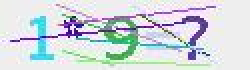
#> input picture 0a3d34218b54969627b255f2617f8f3f.png, 125 x 35 px, found by its file name (shown 2 times larger)
$ python -i '识别测试.py'   (imports and definitions only)
#> lines starting #> are read from the running program, lines starting #| are printed output that depends on the picture; after the words box and inside, x2 and y2 are one past the last pixel; in counts of white or black regions, pixels touching at a corner belong together
import cv2
import numpy as np
from PIL import Image
import tensorflow as tf
import os
from concurrent.futures import ThreadPoolExecutor
from sympy import sympify

# 设置多线程
# [2 lines not run here, left out]

# 加载 TFLite 模型
# [1 line that did not run here, left out]
# [1 line not run here, left out]
# [1 line that did not run here, left out]
# [1 line that did not run here, left out]


# 推理函数
def predict_tflite(segments):
    predictions = []
    for segment in segments:
        # 将单个样本扩展为 (1, 28, 28, 1) 的形状
        segment = np.expand_dims(segment, axis=0).astype(np.float32)
        interpreter.set_tensor(input_details[0]['index'], segment)
        interpreter.invoke()
        output = interpreter.get_tensor(output_details[0]['index'])
        predictions.append(output)
    return np.array(predictions)


# 优化预处理
def preprocess_image(image):
    img = cv2.cvtColor(np.array(image), cv2.COLOR_RGB2GRAY)
    img = cv2.resize(img, (28, 28))
    _, img = cv2.threshold(img, 0, 255, cv2.THRESH_BINARY_INV | cv2.THRESH_OTSU)
    return img.astype(np.float32) / 255.0


# 切分和识别
def split_and_recognize(image_path, split_points, save_dir='output'):
#> called with save_dir = 'output'
    img = Image.open(image_path)
#> img is the input picture: PIL image 125x35 RGB; mean R, G, B 209.9, 217.8, 221.6
    width, height = img.size
#> width = 125; height = 35
    if not os.path.exists(save_dir):
        os.makedirs(save_dir)

    # 切分图像
    regions = [img.crop((split_points[i], 0, split_points[i + 1], height))
               for i in range(len(split_points) - 1)]
#> regions = 3 items

    # 多线程预处理
    with ThreadPoolExecutor() as executor:
        segments = list(executor.map(preprocess_image, regions))
#> segments = 3 items

    # 组合成批量输入
    segments = np.array(segments).reshape(-1, 28, 28, 1)
    predictions = predict_tflite(segments)
#> the loop in predict_tflite, `for segment in segments:` made 1 pass
#> after the loop in predict_tflite, `for segment in segments:`: predictions = []

    # 字符映射
    char_map = {i: str(i) for i in range(10)}
    char_map.update({10: '+', 11: '-', 12: '*', 13: '/'})
    return [char_map[np.argmax(pred)] for pred in predictions]


# 构建表达式
def build_expression(recognized_chars):
    return "".join(recognized_chars)


# 主程序
image_path = r"G:\python-project\训练模型\images\0a3d34218b54969627b255f2617f8f3f.png"
split_points = [0, 31, 49, 72]
# [2 lines not run here, left out]

# 测量时间
import time

start = time.time()
# [1 line that did not run here, left out]
end = time.time()
# [1 line not run here, left out]

# [1 line that did not run here, left out]
# [8 lines not run here, left out]

>>> import cv2
>>> picture = cv2.cvtColor(cv2.imread('../0a3d34218b54969627b255f2617f8f3f.png'), cv2.COLOR_BGR2RGB)
>>> result = preprocess_image(picture)
#> in preprocess_image (call 4), `img = cv2.cvtColor(np.array(image), cv2.COLOR_RGB2GRAY)`:
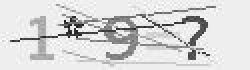
#> img: shape (35, 125) (shown 2 times larger); min 21, max 254, mean 215.9
#> in preprocess_image (call 4), `img = cv2.resize(img, (28, 28))`:
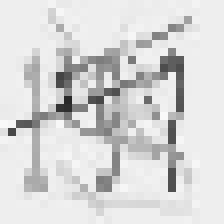
#> img: shape (28, 28) (shown 8 times larger); min 40, max 249, mean 215.7
#> in preprocess_image (call 4), `_, img = cv2.threshold(img, 0, 255, cv2.THRESH_BINARY_INV | cv2.THRESH..`:
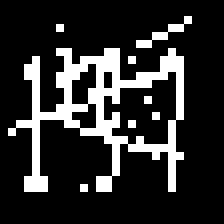
#> img: shape (28, 28) (shown 8 times larger); 18.1% white in thin lines or dots, all inside (x1, y1, x2, y2) = (1, 2, 24, 24)
